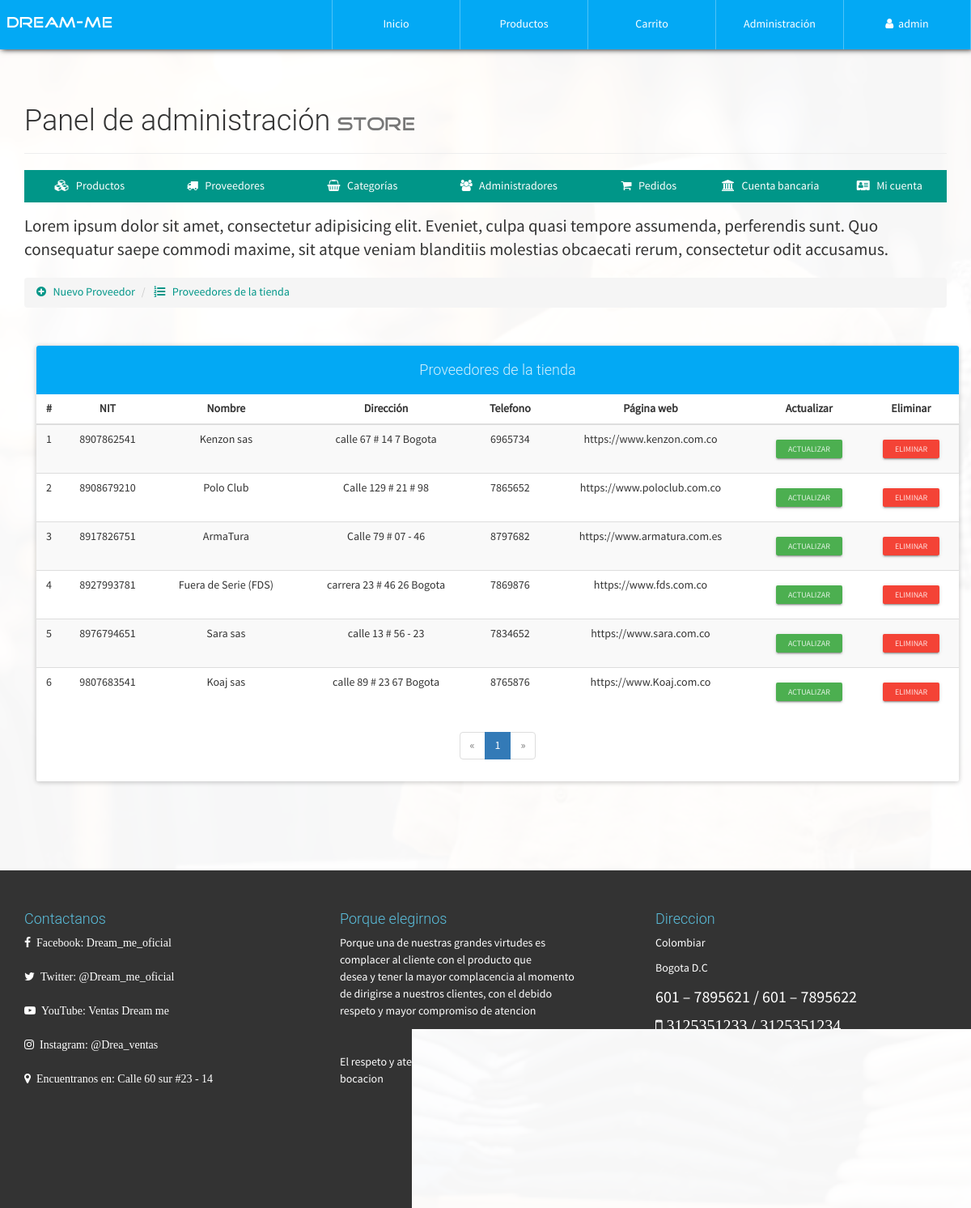
The app's page /configAdmin.php?view=providerlist (signed in) with its own data.
### tables this page shows
CREATE TABLE `proveedor` (
  `NITProveedor` varchar(30) NOT NULL,
  `NombreProveedor` varchar(30) NOT NULL,
  `Direccion` varchar(200) NOT NULL,
  `Telefono` varchar(20) NOT NULL,
  `PaginaWeb` varchar(30) NOT NULL
);

### admin/providerlist-view.php (the view, shortened to what this page needs)
<p class="lead">
    Lorem ipsum dolor sit amet, consectetur adipisicing elit. Eveniet, culpa quasi tempore assumenda, perferendis sunt. Quo consequatur saepe commodi maxime, sit atque veniam blanditiis molestias obcaecati rerum, consectetur odit accusamus.
</p>
<ul class="breadcrumb" style="margin-bottom: 5px;">
    <li>
        <a href="configAdmin.php?view=provider">
            <i class="fa fa-plus-circle" aria-hidden="true"></i> &nbsp; Nuevo Proveedor
        </a>
    </li>
    <li>
        <a href="configAdmin.php?view=providerlist"><i class="fa fa-list-ol" aria-hidden="true"></i> &nbsp; Proveedores de la tienda</a>
    </li>
</ul>
<div class="container">
	<div class="row">
		<div class="col-xs-12">
            <br><br>
            <div class="panel panel-info">
                <div class="panel-heading text-center"><h4>Proveedores de la tienda</h4></div>
              	<div class="table-responsive">
                  <table class="table table-striped table-hover">
                      	<thead>
                          	<tr>
								<th class="text-center">#</th>
                              	<th class="text-center">NIT</th>
                              	<th class="text-center">Nombre</th>
                              	<th class="text-center">Dirección</th>
                              	<th class="text-center">Telefono</th>
                              	<th class="text-center">Página web</th>
                              	<th class="text-center">Actualizar</th>
                              	<th class="text-center">Eliminar</th>
                          	</tr>
                      	</thead>
                      	<tbody>
                          	<?php
								$mysqli = mysqli_connect(SERVER, USER, PASS, BD);
								mysqli_set_charset($mysqli, "utf8");
								$pagina = isset($_GET['pag']) ? (int)$_GET['pag'] : 1;
								$regpagina = 30;
								$inicio = ($pagina > 1) ? (($pagina * $regpagina) - $regpagina) : 0;
								$proveedores=mysqli_query($mysqli,"SELECT SQL_CALC_FOUND_ROWS * FROM proveedor LIMIT $inicio, $regpagina");
								$totalregistros = mysqli_query($mysqli,"SELECT FOUND_ROWS()");
								$totalregistros = mysqli_fetch_array($totalregistros, MYSQLI_ASSOC);
								$numeropaginas = ceil($totalregistros["FOUND_ROWS()"]/$regpagina);
								$cr=$inicio+1;
                                while($prov=mysqli_fetch_array($proveedores, MYSQLI_ASSOC)){
                            ?>
							<tr>
								<td class="text-center"><?php echo $cr; ?></td>
								<td class="text-center"><?php echo $prov['NITProveedor']; ?></td>
								<td class="text-center"><?php echo $prov['NombreProveedor']; ?></td>
								<td class="text-center"><?php echo $prov['Direccion']; ?></td>
								<td class="text-center"><?php echo $prov['Telefono']; ?></td>
								<td class="text-center"><?php echo $prov['PaginaWeb']; ?></td>
								<td class="text-center">
	                        		<a href="configAdmin.php?view=providerinfo&code=<?php echo $prov['NITProveedor']; ?>" class="btn btn-raised btn-xs btn-success">Actualizar</a>
	                        	</td>
	                        	<td class="text-center">
	                        		<form action="process/delprove.php" method="POST" class="FormCatElec" data-form="delete">
	                        			<button type="submit" class="btn btn-raised btn-xs btn-danger">Eliminar</button>
	                        		</form>
	                        	</td>
                            <?php
                            	$cr++;
                                }
                            ?>
                      	</tbody>
                  </table>
              	</div>
                <?php if($numeropaginas>=1): ?>
              	<div class="text-center">
                  <ul class="pagination">
                    <?php if($pagina == 1): ?>
                        <li class="disabled">
                            <a>
                                <span aria-hidden="true">&laquo;</span>
                            </a>
                        </li>
                    <?php endif; ?>
                    <?php
                        for($i=1; $i <= $numeropaginas; $i++ ){
                            if($pagina == $i){
                                echo '<li class="active"><a href="configAdmin.php?view=providerlist&pag='.$i.'">'.$i.'</a></li>';
                            }else{
                                echo '<li><a href="configAdmin.php?view=providerlist&pag='.$i.'">'.$i.'</a></li>';
                            }
                        }
                    ?>
                    <?php if($pagina == $numeropaginas): ?>
                        <li class="disabled">
                            <a>
                                <span aria-hidden="true">&raquo;</span>
                            </a>
                        </li>
                    <?php endif; ?>
                  </ul>
                </div>
                <?php endif; ?>
            </div>
        </div>
	</div>
</div>

### css/style.css (style rules this page uses)
body { font-family: "FontFamilySPro"; line-height: 1.5; font-size: 1.4em; width: 100%; height: 100%; margin: 0px; padding: 0px; background-position: center center; background-repeat: no-repeat; background-attachment: fixed; background-size: cover; background-color: #fff; }
#container-page-configAdmin { background-image: url(../assets/img/img-registration.jpeg); }

### records on screen
proveedor: NITProveedor "8907862541", NombreProveedor "Kenzon sas", Direccion "calle 67 # 14 7 Bogota", Telefono "6965734", PaginaWeb "https://www.kenzon.com.co"
proveedor: NITProveedor "8908679210", NombreProveedor "Polo Club", Direccion "Calle 129 # 21 # 98", Telefono "7865652", PaginaWeb "https://www.poloclub.com.co"
proveedor: NITProveedor "8917826751", NombreProveedor "ArmaTura", Direccion "Calle 79 # 07 - 46", Telefono "8797682", PaginaWeb "https://www.armatura.com.es"
proveedor: NITProveedor "8927993781", NombreProveedor "Fuera de Serie (FDS)", Direccion "carrera 23 # 46 26 Bogota", Telefono "7869876", PaginaWeb "https://www.fds.com.co"
proveedor: NITProveedor "8976794651", NombreProveedor "Sara sas", Direccion "calle 13 # 56 - 23", Telefono "7834652", PaginaWeb "https://www.sara.com.co"
proveedor: NITProveedor "9807683541", NombreProveedor "Koaj sas", Direccion "calle 89 # 23 67 Bogota", Telefono "8765876", PaginaWeb "https://www.Koaj.com.co"

### other values on screen
$_SESSION['nombreAdmin'] "admin"
